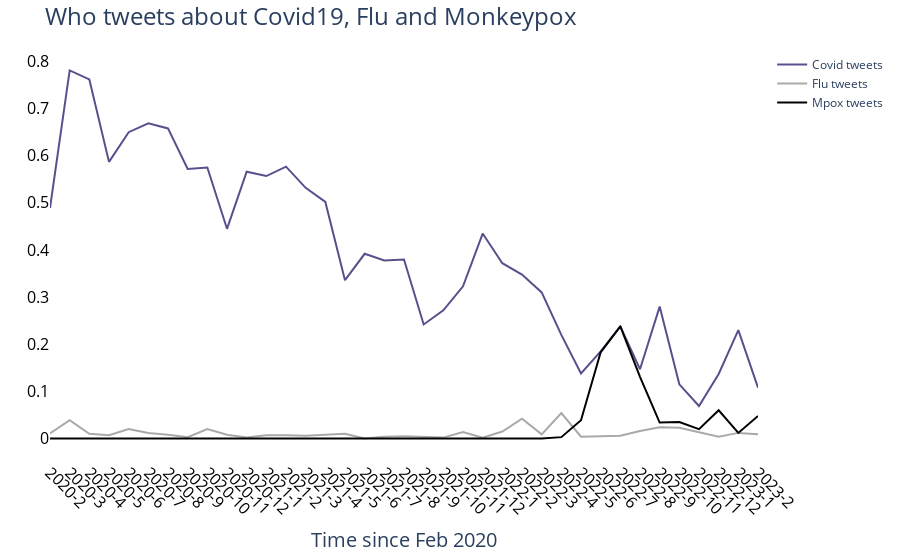

Notebook cell for this chart:
### Code cell
#Tweets about covid across organisations
import numpy as np
    
colors=['#003f5c', '#58508d', '#bc5090', '#ff6e54', '#ffa600']

x_ticks= df_all_counts_pfizer.date

fig2 = go.Figure()

fig2.add_trace(go.Scatter(x=df_all_counts_who["date"], y=df_all_counts_who["covid_percentage"].round(3),
                    mode='lines', name= "Covid tweets",  marker_color=colors[1], 
                    ))
#fig.add_trace(go.Scatter(x=df_all_counts_EMA["date"], y=df_all_counts_EMA["covid_percentage"],
                    #mode='lines', name= "EMA tweets",  marker_color=colors[2], line_shape='spline'
                    #))
fig2.add_trace(go.Scatter(x=df_all_counts_who["date"], y=df_all_counts_who["flu_percentage"].round(3),
                    mode='lines', name= "Flu tweets ",  marker_color="darkgrey", 
                        ))
fig2.add_trace(go.Scatter(x=df_all_counts_who["date"], y=df_all_counts_who["mpox_percentage"].round(3),
                    mode='lines', name= "Mpox tweets",  marker_color="black", ))
             



fig2.update_layout(
    title={"text": "Who tweets about Covid19, Flu and Monkeypox", "font": {"size": 24}},
    
    margin=dict(l=50, r=20, t=50, b=20),
    paper_bgcolor="white",
    plot_bgcolor='white',
    xaxis={"tickvals": x_ticks, "ticktext": x_ticks, "tickangle": 45 ,"title": {"text":"Time since Feb 2020", "font": {"size": 20}}},
    hovermode="x unified",
    hoverlabel=dict(
        bgcolor="white",
        font_size=15,
        
    )
)

fig2.update_layout(xaxis_type='category', 
                    bargap=0.7,
                    xaxis = dict(
                        tickfont=dict( size=16, color='black'),
                    ))
fig2.update_layout( 
                    bargap=0.7,
                    yaxis = dict(
                        tickfont=dict( size=16, color='black'),
                    ))    
fig2.show()

### Figure 1 — Plotly figure (JSON) as saved in the notebook; plotly's stock layout.template omitted (floating-point values rounded to 4 significant figures)
{"data": [{"marker": {"color": "#58508d"}, "mode": "lines", "name": "Covid tweets", "type": "scatter", "x": ["2020-2", "2020-3", "2020-4", "2020-5", "2020-6", "2020-7", "2020-8", "2020-9", "2020-10", "2020-11", "2020-12", "2021-1", "2021-2", "2021-3", "2021-4", "2021-5", "2021-6", "2021-7", "2021-8", "2021-9", "2021-10", "2021-11", "2021-12", "2022-1", "2022-2", "2022-3", "2022-4", "2022-5", "2022-6", "2022-7", "2022-8", "2022-9", "2022-10", "2022-11", "2022-12", "2023-1", "2023-2"], "y": [0.489, 0.781, 0.762, 0.587, 0.65, 0.669, 0.658, 0.572, 0.575, 0.445, 0.566, 0.557, 0.577, 0.532, 0.502, 0.336, 0.392, 0.378, 0.38, 0.242, 0.272, 0.323, 0.435, 0.372, 0.348, 0.31, 0.22, 0.138, 0.185, 0.238, 0.147, 0.28, 0.115, 0.069, 0.137, 0.23, 0.108]}, {"marker": {"color": "darkgrey"}, "mode": "lines", "name": "Flu tweets ", "type": "scatter", "x": ["2020-2", "2020-3", "2020-4", "2020-5", "2020-6", "2020-7", "2020-8", "2020-9", "2020-10", "2020-11", "2020-12", "2021-1", "2021-2", "2021-3", "2021-4", "2021-5", "2021-6", "2021-7", "2021-8", "2021-9", "2021-10", "2021-11", "2021-12", "2022-1", "2022-2", "2022-3", "2022-4", "2022-5", "2022-6", "2022-7", "2022-8", "2022-9", "2022-10", "2022-11", "2022-12", "2023-1", "2023-2"], "y": [0.011, 0.039, 0.01, 0.007, 0.02, 0.012, 0.008, 0.003, 0.02, 0.008, 0.002, 0.007, 0.007, 0.006, 0.008, 0.01, 0, 0.004, 0.005, 0.004, 0.002, 0.014, 0.002, 0.015, 0.042, 0.009, 0.054, 0.004, 0.005, 0.006, 0.016, 0.024, 0.023, 0.013, 0.004, 0.012, 0.009]}, {"marker": {"color": "black"}, "mode": "lines", "name": "Mpox tweets", "type": "scatter", "x": ["2020-2", "2020-3", "2020-4", "2020-5", "2020-6", "2020-7", "2020-8", "2020-9", "2020-10", "2020-11", "2020-12", "2021-1", "2021-2", "2021-3", "2021-4", "2021-5", "2021-6", "2021-7", "2021-8", "2021-9", "2021-10", "2021-11", "2021-12", "2022-1", "2022-2", "2022-3", "2022-4", "2022-5", "2022-6", "2022-7", "2022-8", "2022-9", "2022-10", "2022-11", "2022-12", "2023-1", "2023-2"], "y": [0, 0, 0, 0, 0, 0, 0, 0, 0, 0, 0, 0, 0, 0, 0, 0, 0, 0, 0, 0, 0, 0, 0, 0, 0, 0, 0.003, 0.039, 0.183, 0.238, 0.131, 0.034, 0.035, 0.02, 0.06, 0.012, 0.048]}], "layout": {"autosize": true, "bargap": 0.7, "hoverlabel": {"bgcolor": "white", "font": {"size": 15}}, "hovermode": "x unified", "margin": {"b": 20, "l": 50, "r": 20, "t": 50}, "paper_bgcolor": "white", "plot_bgcolor": "white", "title": {"font": {"size": 24}, "text": "Who tweets about Covid19, Flu and Monkeypox"}, "xaxis": {"autorange": true, "range": [0, 36], "tickangle": 45, "tickfont": {"color": "black", "size": 16}, "ticktext": ["2020-2", "2020-3", "2020-4", "2020-5", "2020-6", "2020-7", "2020-8", "2020-9", "2020-10", "2020-11", "2020-12", "2021-1", "2021-2", "2021-3", "2021-4", "2021-5", "2021-6", "2021-7", "2021-8", "2021-9", "2021-10", "2021-11", "2021-12", "2022-1", "2022-2", "2022-3", "2022-4", "2022-5", "2022-6", "2022-7", "2022-8", "2022-9", "2022-10", "2022-11", "2022-12", "2023-1", "2023-2"], "tickvals": ["2020-2", "2020-3", "2020-4", "2020-5", "2020-6", "2020-7", "2020-8", "2020-9", "2020-10", "2020-11", "2020-12", "2021-1", "2021-2", "2021-3", "2021-4", "2021-5", "2021-6", "2021-7", "2021-8", "2021-9", "2021-10", "2021-11", "2021-12", "2022-1", "2022-2", "2022-3", "2022-4", "2022-5", "2022-6", "2022-7", "2022-8", "2022-9", "2022-10", "2022-11", "2022-12", "2023-1", "2023-2"], "title": {"font": {"size": 20}, "text": "Time since Feb 2020"}, "type": "category"}, "yaxis": {"autorange": true, "range": [-0.04339, 0.8244], "tickfont": {"color": "black", "size": 16}, "type": "linear"}}}
